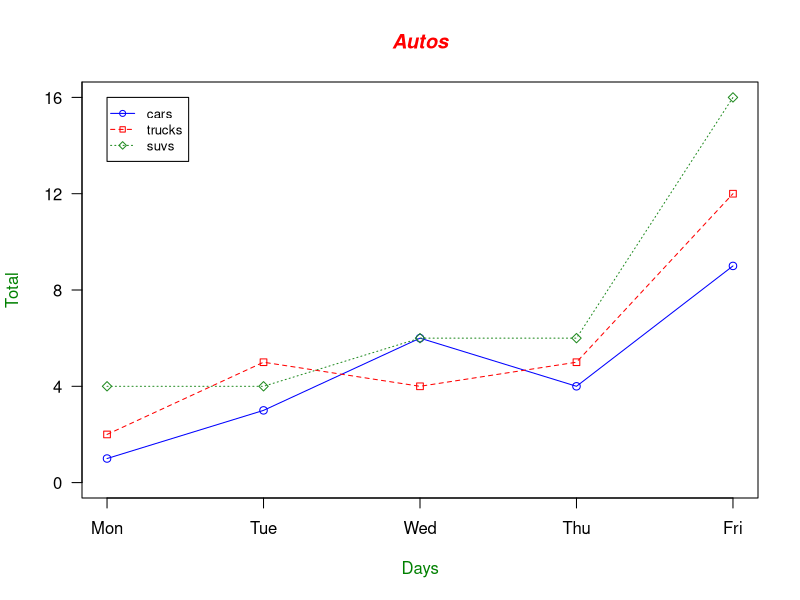

Here is the R script that generated this plot:
#https://sites.harding.edu/fmccown/r/
# created a tab-delimited file using data from ^
# called autos.dat.txt 


# Read car and truck values from tab-delimited autos.dat
autos_data <- read.table("autos.dat.txt", header=T, sep="\t") 

# Compute the largest y value used in the data (or we could just use range again)
max_y <- max(autos_data)

# Define colors to be used for cars, trucks, suvs
plot_colors <- c("blue","red","forestgreen")

# Start PNG device driver to save output to figure.png
png(filename="/Users/veronicagosnell/Desktop/R/R.Module9/figure.png", height=295, width=300, 
    bg="white")

# Graph autos using y axis that ranges from 0 to max_y.
# Turn off axes and annotations (axis labels) so we can 
# specify them ourself
plot(autos_data$cars, type="o", col=plot_colors[1], 
     ylim=c(0,max_y), axes=FALSE, ann=FALSE)

# Make x axis using Mon-Fri labels
axis(1, at=1:5, lab=c("Mon", "Tue", "Wed", "Thu", "Fri"))

# Make y axis with horizontal labels that display ticks at 
# every 4 marks. 4*0:max_y is equivalent to c(0,4,8,12).
axis(2, las=1, at=4*0:max_y)

# Create box around plot
box()

# Graph trucks with red dashed line and square points
lines(autos_data$trucks, type="o", pch=22, lty=2, 
      col=plot_colors[2])

# Graph suvs with green dotted line and diamond points
lines(autos_data$suvs, type="o", pch=23, lty=3, 
      col=plot_colors[3])

# Create a title with a red, bold/italic font
title(main="Autos", col.main="red", font.main=4)

# Label the x and y axes with dark green text
title(xlab= "Days", col.lab=rgb(0,0.5,0))
title(ylab= "Total", col.lab=rgb(0,0.5,0))

# Create a legend at (1, max_y) that is slightly smaller 
# (cex) and uses the same line colors and points used by 
# the actual plots
legend(1, max_y, names(autos_data), cex=0.8, col=plot_colors, 
       pch=21:23, lty=1:3);

# Turn off device driver (to flush output to png)
dev.off()

#doesnt print out anything, but saves correct plot to figure.png


